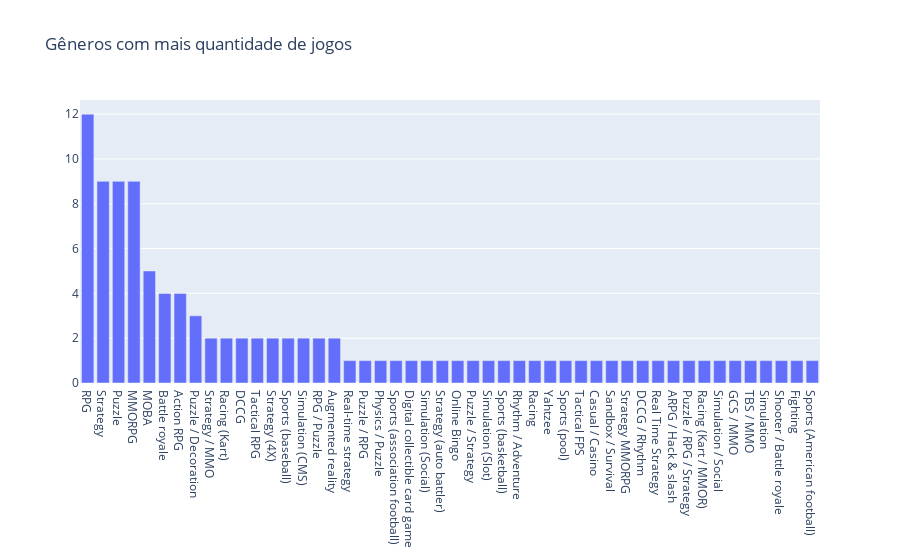

Notebook source saved alongside this figure:
### Markdown cell above
dsarf
dwsfewf
ewrfwefewfefefw

### Code cell
import plotly.graph_objects as go
fig = go.Figure(
    data=[go.Bar(x=genresgrouped.iloc[:,0].values,y=genresgrouped.iloc[:,1].values)],
    layout_title_text="Gêneros com mais quantidade de jogos"
    
)
fig.show()

### Figure 1 — Plotly figure (JSON) as saved in the notebook; plotly's stock layout.template omitted (floating-point values rounded to 4 significant figures)
{"data": [{"type": "bar", "x": ["RPG", "Strategy", "Puzzle", "MMORPG", "MOBA", "Battle royale", "Action RPG", "Puzzle / Decoration", "Strategy / MMO", "Racing (Kart)", "DCCG", "Tactical RPG", "Strategy (4X)", "Sports (baseball)", "Simulation (CMS)", "RPG / Puzzle", "Augmented reality", "Real-time strategy", "Puzzle / RPG", "Physics / Puzzle", "Sports (association football)", "Digital collectible card game", "Simulation (Social)", "Strategy (auto battler)", "Online Bingo", "Puzzle / Strategy", "Simulation (Slot)", "Sports (basketball)", "Rhythm / Adventure", "Racing", "Yahtzee", "Sports (pool)", "Tactical FPS", "Casual / Casino", "Sandbox / Survival", "Strategy MMORPG", "DCCG / Rhythm", "Real Time Strategy", "ARPG / Hack & slash", "Puzzle / RPG / Strategy", "Racing (Kart / MMOR)", "Simulation / Social", "GCS / MMO", "TBS / MMO", "Simulation", "Shooter / Battle royale", "Fighting", "Sports (American football)"], "y": [12, 9, 9, 9, 5, 4, 4, 3, 2, 2, 2, 2, 2, 2, 2, 2, 2, 1, 1, 1, 1, 1, 1, 1, 1, 1, 1, 1, 1, 1, 1, 1, 1, 1, 1, 1, 1, 1, 1, 1, 1, 1, 1, 1, 1, 1, 1, 1]}], "layout": {"title": {"text": "Gêneros com mais quantidade de jogos"}}}
